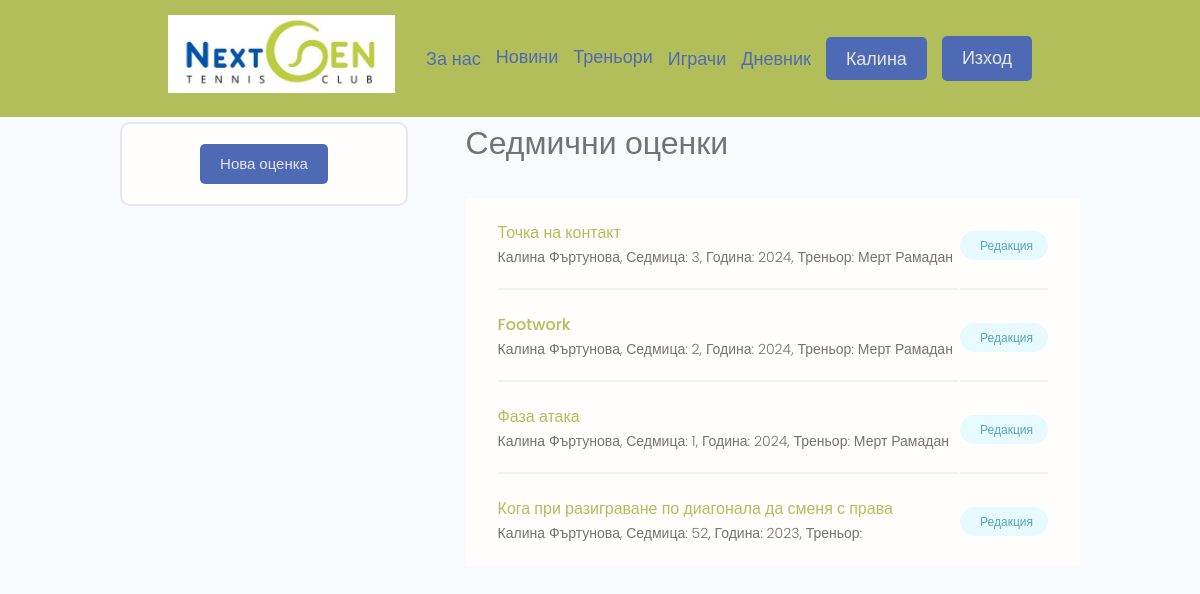
The app's page /evaluations/weekly/ (signed in) with its own data.
### evaluations/models.py (models this page shows)
class WeeklyEvaluation(models.Model):
    MARKS = [(i,i) for i in range(1,6)]
    MARKS.insert(0,('','-----'))
    YEARS = [(i,i) for i in range(2023,2033)]
    WEEKS = [(i,i) for i in range(1,58)]
    currentYear = datetime.datetime.now().year
    currentWeek = datetime.datetime.now().isocalendar()[1]
    topic = models.CharField(max_length=200, null=True)
    player = models.ForeignKey(Profile,null=True, on_delete=models.SET_NULL, related_name='player')
    coach = models.ForeignKey(Profile, null=True, blank=True, on_delete=models.SET_NULL, related_name='coach')
    year = models.IntegerField(choices = YEARS, default=currentYear)
    week = models.IntegerField(choices = WEEKS, default=currentWeek)
    player_motivation = models.IntegerField(null=True, blank=True,choices = MARKS)
    coach_motivation = models.IntegerField(null=True, blank=True,choices = MARKS)
    player_concentration = models.IntegerField(null=True, blank=True,choices = MARKS)
    coach_concentration = models.IntegerField(null=True, blank=True,choices = MARKS)
    player_discipline = models.IntegerField(null=True, blank=True,choices = MARKS)
    coach_discipline = models.IntegerField(null=True, blank=True,choices = MARKS)
    player_effort = models.IntegerField(null=True, blank=True,choices = MARKS)
    coach_effort = models.IntegerField(null=True, blank=True,choices = MARKS)
    player_understanding = models.IntegerField(null=True, blank=True,choices = MARKS)
    coach_understanding = models.IntegerField(null=True, blank=True,choices = MARKS)
    player_feedback = models.TextField(null=True, blank= True)
    coach_feedback = models.TextField(null=True, blank= True)
    created = models.DateTimeField(auto_now_add=True)
    id = models.UUIDField(primary_key=True, default=uuid.uuid4, unique=True, editable=False)
    class Meta:
        ordering = ['-year', '-week', 'player__name']
        unique_together = ('player', 'week', 'year')
    def __str__(self)->str:
        coachName = ''
        if(self.coach):
            coachName = self.coach.name
        return str(self.player.name + ', Седмица: ' + str(self.week) + ', Година: ' + str(self.year) + ', Треньор: ' + coachName)

### users/models.py (models this page shows, shortened)
class Profile(models.Model):
    HAND_CHOICES=(('L', 'Лява'),('R', 'Дясна'))
    BACKHAND_CHOICES=(('S', 'С една ръка'), ('D', 'С две ръце'))
    user = models.OneToOneField(User, on_delete=models.CASCADE, null=True, blank= True)
    name = models.CharField(max_length=200, null=True, blank= True)
    email = models.EmailField(max_length=500, null=True, blank= True)
    linked_email = models.EmailField(max_length=500, null=True, blank= True)
    username = models.CharField(max_length=200, null=True, blank= True)
    location = models.CharField(max_length=200, null=True, blank= True)
    intro = models.CharField(max_length=200, null=True, blank= True)
    bio = models.TextField(null=True, blank= True)
    profile_image = models.ImageField(null=True, blank= True, upload_to='profiles', default="profiles/user-default.png")
    date_of_birth = models.DateField(null=True, blank= True)
    is_coach = models.BooleanField(default=False)
    hand = models.CharField(max_length=10, choices = HAND_CHOICES, default = "R")
    backhand = models.CharField(max_length=10, choices = BACKHAND_CHOICES, default = "D")
    social_facebook = models.CharField(max_length=200, null=True, blank= True)
    social_instagram = models.CharField(max_length=200, null=True, blank= True)
    created = models.DateTimeField(auto_now_add=True)
    id = models.UUIDField(primary_key=True, default=uuid.uuid4, unique=True, editable=False)
    class Meta:
        ordering = ['name']

### evaluations/views.py (the view)
# urls.py: path('weekly/', views.weekEvaluations, name='week-evaluations'),
@login_required(login_url='login')
def weekEvaluations(request):
    evaluations, search_query = searchWeeklyEvaluations(request)
    if request.user.profile.is_coach:
       isCoach=True
       pass
    else:
        isCoach=False
        evaluations = evaluations.filter(player=request.user.profile)
    custom_range, evaluations = paginateEvaluations(request, evaluations, 10)
    context = {'evaluations' : evaluations, 'custom_range':custom_range, 'search_query':search_query, 'isCoach':isCoach}
    return render(request, 'evaluations/weekly.html', context)

### evaluations/utils.py (called while the page is built)
def searchWeeklyEvaluations(request):
    search_query=''
    if request.GET.get('search_query'):
       search_query=request.GET.get('search_query')
    evaluations = WeeklyEvaluation.objects.distinct().filter(Q(player__name__icontains=search_query))
    return evaluations, search_query

def paginateEvaluations(request, evaluations, results):
    page = request.GET.get('page')
    paginator = Paginator(evaluations,results)
    try:
        evaluations = paginator.page(page)
    except PageNotAnInteger:
        page = 1
        evaluations = paginator.page(page)
    except EmptyPage:
        page = paginator.num_pages
        evaluations = paginator.page(page)
    leftIndex = (int(page) - 4)
    if leftIndex < 1:
        leftIndex = 1
    rightIndex = (int(page) + 5)
    if rightIndex > paginator.num_pages:
        rightIndex = paginator.num_pages + 1
    custom_range = range(leftIndex,rightIndex)
    return custom_range, evaluations

### evaluations/templates/evaluations/weekly.html (shortened to what this page needs)
{% extends 'main.html' %}
{% block content %}
<div class="container">
    <div class="layout">
      <div class="column column--1of3">
        <div class="card text-center">
          <div class="card__body dev">
            <a class="btn btn--sub btn--md" href="{% url 'create-week-evaluations'%}">Нова оценка</a>
          </div>
        </div>
      </div>
      <div class="column column--2of3">
        <h3>Седмични оценки</h3>
        <table class="settings__table">
            {% for evaluation in evaluations %}
            <tr>
            <td class="settings__tableInfo">
                <h4>{{evaluation.topic}}</h4>
                <p>
                {{evaluation}}
                </p>
            </td>
            <td class="settings__tableActions">
                <a class="tag tag--pill tag--main settings__btn" href="{% url 'edit-week-evaluations' evaluation.id %}">Редакция</a>
            </td>
            </tr>
            {% endfor %}
        </table>
      </div>
    </div>
</div>
{% endblock content %}

### templates/navbar.html (shortened to what this page needs)
{% load static %}
<header class="header">
    <div class="container container--narrow">
      <a href="{% url 'news' %}" class="header__logo">
        <img src="{% static 'images/logo.jpg' %}" alt="NextGen Logo" />
      </a>
      <nav class="header__nav">
        <ul class="header__menu">
          <div class="dropdown">
            <button onclick="show_hide_about()" class="menu__button_transparent">За нас</button>
          </div>
          <li class="header__menuItem"><a href="{% url 'news' %}">Новини</a></li>
          <li class="header__menuItem"><a href="{% url 'coaches' %}">Треньори</a></li>
          <div class="dropdown">
            <button onclick="show_hide_players()" class="menu__button_transparent">Играчи</button>
          </div>
          {% if request.user.is_authenticated %}
          <div class="dropdown">
            <button onclick="show_hide_marks()" class="menu__button_transparent">Дневник</button>
          </div>
          <div class="dropdown">
            <button onclick="show_hide_profile()" class="btn menu__button btn--md">{{request.user.first_name}}</button>
          </div>
          <li class="header__menuItem"><a href="{% url 'logout' %}" class="btn btn--sub btn--md">Изход</a></li>
          {% else %}
          <li class="header__menuItem"><a href="{% url 'login' %}" class="btn btn--sub btn--md">Вход</a></li>
          {% endif %}
        </ul>
      </nav>
    </div>
  </header>

### static/styles/app.css (style rules this page uses)
:root { --color-sub: #b2be59; --color-menu: rgb(79, 106, 180); --color-message: rgb(66, 66, 66); }
.btn--sub { background-color: var(--color-menu); color: var(--color-light) !important; }
.card { border: 2px solid var(--color-light); }
img { width: 100%; }
.header { position: sticky; z-index: 111; background-color: var(--color-sub); padding: 1.5rem 0; }
.header > .container { display: flex; justify-content: space-between; align-items: center; }
.header__logo > img { height: 7.8rem; }
.header__nav > ul { display: inline-flex; align-items: center; list-style: none; gap: 1.5rem; }
.header__menuItem > a { color: var(--color-menu); font-size: large; font-weight: 400; }
.dropdown { position: relative; display: inline-block; }
.menu__button { background-color: var(--color-menu); color: var(--color-light)!important; font-size: large; font-weight: 400; border: none; }
.menu__button_transparent { background-color: transparent; color: var(--color-menu)!important; font-size: large; font-weight: 400; border: none; cursor: pointer; }
.settings__table { margin-top: 3rem; margin-bottom: 5rem; padding: 0 3rem; background: var(--color-white); }
.settings__table tr { width: 100%; }
.settings__table tr > td { padding: 2rem 0; }
.settings__table tr:not(:last-child) td { border-bottom: 2px solid var(--color-white-light); }
.settings__tableInfo { width: 100%; }
.settings__tableInfo h4, .settings__tableInfo a { padding-right: 1rem; width: auto; font-size: 1.6rem; font-weight: 500; color: var(--color-sub); }
.settings__tableInfo p { font-size: 1.4rem; }
.settings__tableActions { text-align: right; }

### static/slider/slider.css (style rules this page uses)
* { box-sizing:border-box }

### static/uikit/styles/modules/_variables.css (style rules this page uses)
:root { --color-main: #5aa5b9; --color-main-light: #e6faff; --color-sub: #3f4156; --color-sub-light: #51546e; --color-sub-lighter: #ededfd; --color-text: #737373; --color-gray: #8b8b8b; --color-light: #e5e7eb; --color-light-gray: #767676; --color-bg: #f8fafd; --color-white: #fffefd; --color-white-light: #f3f3f3; --color-success: #359e64; --color-success-bg: #def8e8; --color-error: #fc4b0b; --color-error-bg: #fff2ee; --font-base: 'Poppins', arial, helvetica, 'Segoe UI', roboto, ubuntu, sans-serif; --font-monospace: 'Fira Code', 'Courier New', courier, monospace; --font-regular: 300; --font-medium: 500; --font-bold: 700; --generic-shadow: 1px 1px 5px #00000010; --generic-transition: all 0.3s ease-in-out; }

### static/uikit/styles/modules/_base.css (style rules this page uses)
* { margin: 0; padding: 0; box-sizing: border-box; text-rendering: optimizeLegibility; color: inherit; font-size: inherit; }
html { font-size: 50%; }
@media only screen and (min-width: 480px) { html { font-size: 56.25%; } }
@media only screen and (min-width: 1200px) { html { font-size: 62.5%; } }
body { line-height: 1.6; font-weight: 400; font-size: 1.5rem; color: var(--color-text); background-color: var(--color-bg); min-height: 100vh; }

### static/uikit/styles/modules/_typography.css (style rules this page uses)
* { font-family: var(--font-base); }
h3 { font-size: 3.2rem; font-weight: var(--font-medium); }
h4 { font-size: 2.8rem; font-weight: var(--font-medium); }
p, span, strong { font-size: 1.6rem; color: var(--color-text); font-weight: var(--font-regular); }
a { padding-bottom: 2px; text-decoration: none; display: inline-block; color: var(--color-main); font-weight: var(--font-medium); }

### static/uikit/styles/modules/_utilities.css (style rules this page uses)
.container { width: 92%; max-width: 165rem; margin: 0 auto; box-sizing: border-box; }
.container--narrow { width: 92%; max-width: 120rem; }
@media screen and (min-width: 1000px) { .container { width: 90%; } }
@media screen and (min-width: 1000px) { .container--narrow { width: 85%; } }
@media screen and (min-width: 1200px) { .container { width: 80%; } }
@media screen and (min-width: 1200px) { .container--narrow { width: 72%; } }
.text-center { text-align: center; }

### static/uikit/styles/modules/_button.css (style rules this page uses)
.btn { display: inline-block; position: relative; cursor: pointer; background-color: var(--color-light); font-weight: var(--font-medium); color: var(--color-sub); text-decoration: none; padding: 1rem 2rem; border-radius: 0.5rem; border: none; width: -webkit-fit-content; width: -moz-fit-content; width: fit-content; height: -webkit-fit-content; height: -moz-fit-content; height: fit-content; font-size: 1.6rem; outline-width: 0; outline-color: transparent; -webkit-backface-visibility: hidden; backface-visibility: hidden; transition: all 0.3s ease-in-out; }
.btn--sub { background-color: var(--color-sub); color: var(--color-white); }
.btn--md { font-size: 1.5rem; padding: 0.8rem 2rem; }

### records on screen
WeeklyEvaluation: topic "Точка на контакт", coach+player+week "Калина Фъртунова, Седмица: 3, Година: 2024, Треньор: Мерт Рамадан"
WeeklyEvaluation: topic "Footwork", coach+player+week "Калина Фъртунова, Седмица: 2, Година: 2024, Треньор: Мерт Рамадан"
WeeklyEvaluation: topic "Фаза атака", coach+player+week "Калина Фъртунова, Седмица: 1, Година: 2024, Треньор: Мерт Рамадан"
WeeklyEvaluation: topic "Кога при разиграване по диагонала да сменя с права", coach+player+week "Калина Фъртунова, Седмица: 52, Година: 2023, Треньор:"

### other values on screen
{{ request.user.first_name }} "Калина"
